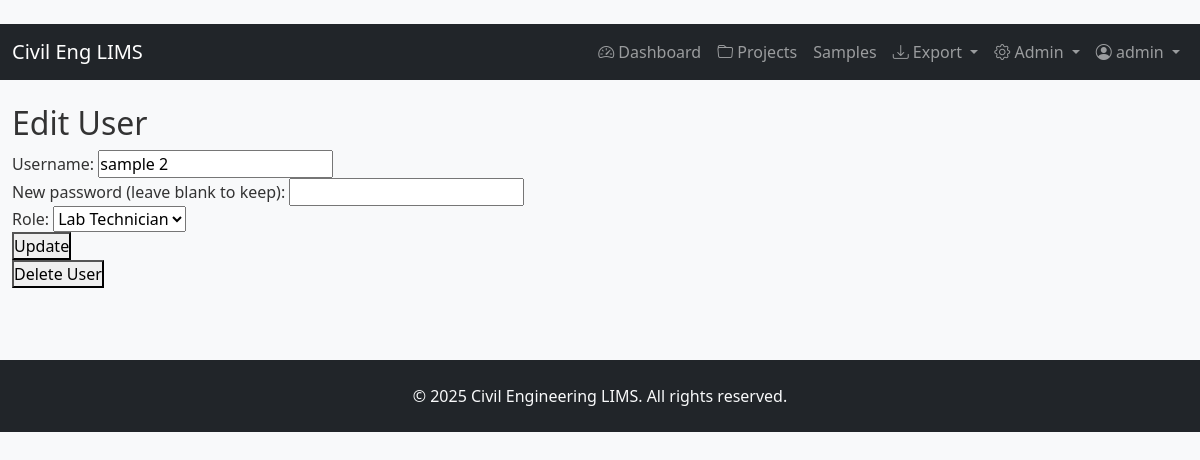
The page /users/3/edit (signed in) on the database its author committed.
### models.py (models this page shows, shortened)
    class User(db.Model, UserMixin):
        __tablename__ = 'users'
        id = db.Column(db.Integer, primary_key=True)
        username = db.Column(db.String(80), unique=True, nullable=False)
        password_hash = db.Column(db.String(255), nullable=False)
        role = db.Column(db.String(30), nullable=False, default='Lab Technician')

### app.py (the view, shortened to what this page needs)
@app.route('/users/<int:user_id>/edit', methods=['GET', 'POST'])
@login_required
@role_required('Admin')
def user_edit(user_id):
    u = models.User.query.get_or_404(user_id)
    return render_template('user_edit.html', user=u)

### app.py (called while the page is built)
@login_manager.user_loader
def load_user(user_id):
    return models.User.query.get(int(user_id))

def role_required(*roles):
    def decorator(f):
        @wraps(f)
        def wrapped(*args, **kwargs):
            if not current_user or not getattr(current_user, 'is_authenticated', False):
                return login_manager.unauthorized()
            if current_user.role not in roles:
                flash('Permission denied for this action', 'danger')
                return redirect(url_for('index'))
            return f(*args, **kwargs)
        return wrapped
    return decorator

### templates/user_edit.html (shortened to what this page needs)
{% extends 'base.html' %}
{% block content %}
  <h2>Edit User</h2>
  <form method='post'>
    <label>Username: <input name='username' value='{{ user.username }}'></label><br>
    <label>New password (leave blank to keep): <input name='password' type='password'></label><br>
    <label>Role: <select name='role'>
      <option {% if user.role=='Lab Technician' %}selected{% endif %}>Lab Technician</option>
    </select></label><br>
    <button type='submit'>Update</button>
  </form>
  <form method='post' action='{{ url_for('user_delete', user_id=user.id) }}' onsubmit="return confirm('Delete this user?');">
    <button type='submit'>Delete User</button>
  </form>
{% endblock %}

### templates/base.html (shortened to what this page needs)
﻿<!doctype html>
<html lang='en'>
  <head>
    <link href='https://cdn.jsdelivr.net/npm/bootstrap@5.3.0/dist/css/bootstrap.min.css' rel='stylesheet'>
    <link rel='stylesheet' href='https://cdn.jsdelivr.net/npm/bootstrap-icons@1.10.0/font/bootstrap-icons.css'>
    <link rel='stylesheet' href='/static/style.css'>
  </head>
  <body>
    <nav class='navbar navbar-expand-lg navbar-dark bg-dark sticky-top'>
      <div class='container-fluid'>
        <a class='navbar-brand' href='/'>
           Civil Eng LIMS
        </a>
        <div class='collapse navbar-collapse' id='navbarNav'>
          <ul class='navbar-nav ms-auto'>
            <li class='nav-item'>
              <a class='nav-link' href='/'><i class='bi bi-speedometer2'></i> Dashboard</a>
            </li>
            <li class='nav-item'>
              <a class='nav-link' href='/projects'><i class='bi bi-folder'></i> Projects</a>
            </li>
            <li class='nav-item'>
              <a class='nav-link' href='/samples'> Samples</a>
            </li>
            <li class='nav-item dropdown'>
              <a class='nav-link dropdown-toggle' href='#' id='exportDropdown' role='button' data-bs-toggle='dropdown'>
                <i class='bi bi-download'></i> Export
              </a>
            </li>
            {% if current_user.role == 'Admin' %}
              <li class='nav-item dropdown'>
                <a class='nav-link dropdown-toggle' href='#' id='adminDropdown' role='button' data-bs-toggle='dropdown'>
                  <i class='bi bi-gear'></i> Admin
                </a>
              </li>
            {% endif %}
            <li class='nav-item dropdown'>
              <a class='nav-link dropdown-toggle' href='#' id='userDropdown' role='button' data-bs-toggle='dropdown'>
                <i class='bi bi-person-circle'></i> {{ current_user.username }}
              </a>
            </li>
          </ul>
        </div>
      </div>
    </nav>
    <main class='container-fluid py-4'>
      {% block content %}{% endblock %}
    </main>
    <footer class='bg-dark text-light text-center py-4 mt-5'>
      <p class='mb-0'>&copy; 2025 Civil Engineering LIMS. All rights reserved.</p>
    </footer>
  </body>
</html>

### static/style.css (style rules this page uses)
* { margin: 0; padding: 0; box-sizing: border-box; }
body { font-family: 'Segoe UI', Tahoma, Geneva, Verdana, sans-serif; background-color: #f8f9fa; color: #333; }

### rows shown on the page
User: username "admin"
User: username "sample 2", role "Lab Technician"
